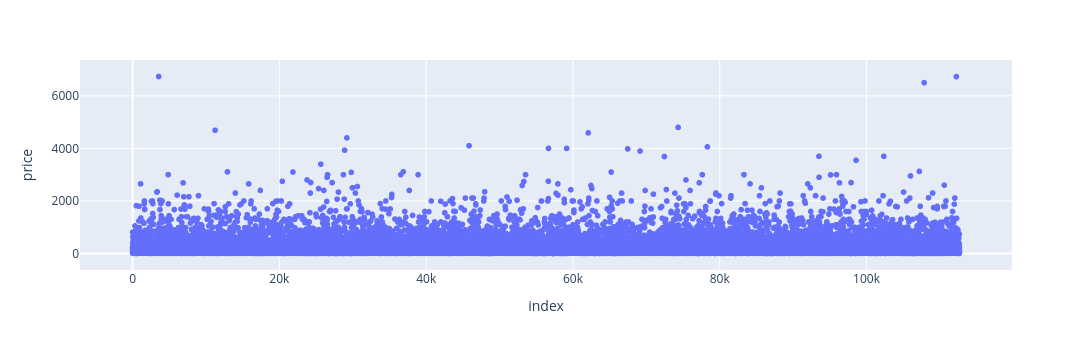

Source (notebook cell):
### Code cell
import plotly.express as px

fig = px.scatter(order_items_df, y='price', width=1200, height=350)
fig.show()

### Figure 1 — Plotly figure (JSON) as saved in the notebook; plotly's stock layout.template omitted (floating-point values rounded to 4 significant figures; data arrays with more than 128 entries replaced by an {"elided": "..."} marker saying what was removed)
{"data": [{"hovertemplate": "index=%{x}<br>price=%{y}<extra></extra>", "legendgroup": "", "marker": {"color": "#636efa", "symbol": "circle"}, "mode": "markers", "name": "", "showlegend": false, "type": "scattergl", "x": {"elided": "112650 int values"}, "xaxis": "x", "y": {"elided": "112650 float values"}, "yaxis": "y"}], "layout": {"height": 350, "legend": {"tracegroupgap": 0}, "margin": {"t": 60}, "width": 1200, "xaxis": {"anchor": "y", "domain": [0, 1], "title": {"text": "index"}}, "yaxis": {"anchor": "x", "domain": [0, 1], "title": {"text": "price"}}}}
